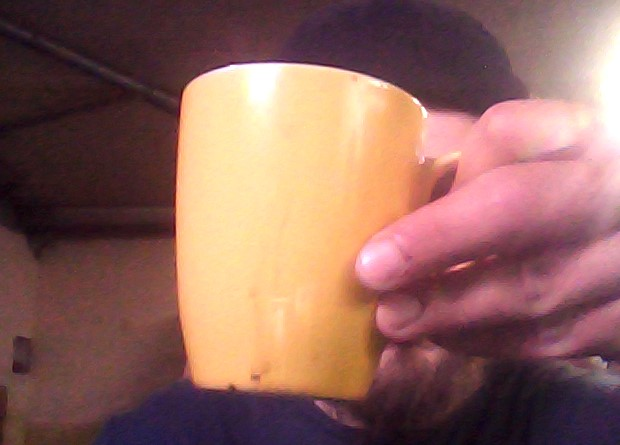
#> input picture yellow_obj.jpg, 620 x 445 px
$ python color_detection.py
#> lines starting #> are read from the running program, lines starting #| are printed output that depends on the picture; after the words box and inside, x2 and y2 are one past the last pixel; in counts of white or black regions, pixels touching at a corner belong together
import cv2
import numpy as np

img = cv2.imread('yellow_obj.jpg', 1)
#> img is the input picture: shape (445, 620, 3); mean B, G, R 93.3, 101.4, 143.1

hsv = cv2.cvtColor(img, cv2.COLOR_BGR2HSV)
#> hsv: shape (445, 620, 3); mean H, S, V 97.1, 106.1, 143.9

lower_range = np.array([15, 0, 0], dtype=np.uint8)
upper_range = np.array([95, 255, 255], dtype=np.uint8)

mask = cv2.inRange(hsv, lower_range, upper_range)
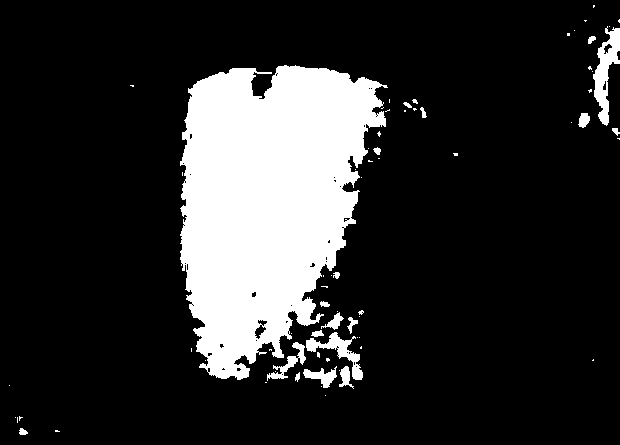
#> mask: shape (445, 620); 17.4% white; 71 white regions (52 under 20 px), largest, box (x1, y1, x2, y2) and area: (180, 65, 388, 380) 44134, (593, 26, 620, 126) 1218, (306, 332, 363, 380) 771

cv2.imshow('mask',mask)
cv2.imshow('image', img)

while(1):
  k = cv2.waitKey(0)
#> (key Esc is pressed here)
  if(k == 27):
    break

cv2.destroyAllWindows()
